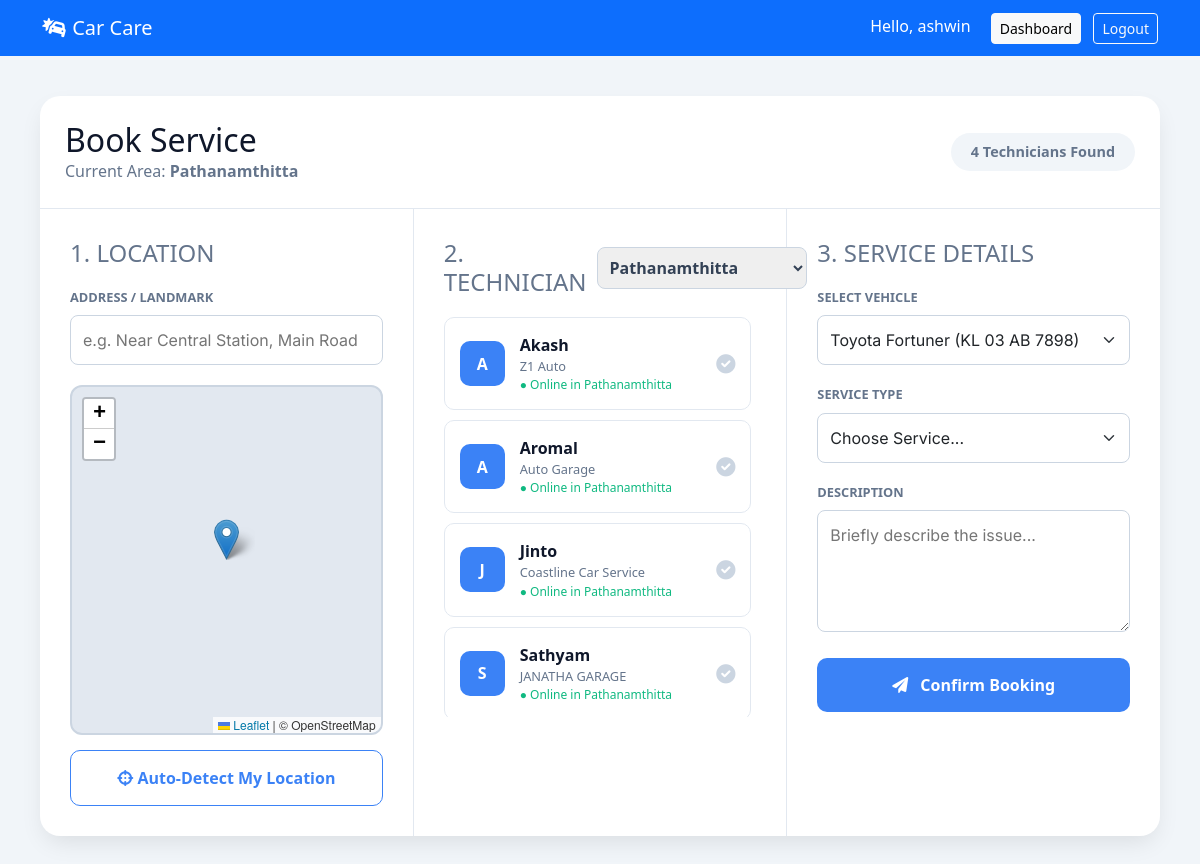
/book-service/ (signed in), run on the app's committed database.
### core/models.py (models this page shows, shortened)
class User(AbstractUser):
    IS_CUSTOMER = 'customer'
    IS_TECHNICIAN = 'technician'
    IS_ADMIN = 'admin'
    ROLE_CHOICES = [
        (IS_CUSTOMER, 'Car Owner'),
        (IS_TECHNICIAN, 'Technician'),
        (IS_ADMIN, 'Admin'),
    ]
    DISTRICT_CHOICES = [
        ('Alappuzha', 'Alappuzha'),
        ('Ernakulam', 'Ernakulam'),
        ('Idukki', 'Idukki'),
        ('Kannur', 'Kannur'),
        ('Kasaragod', 'Kasaragod'),
        ('Kollam', 'Kollam'),
        ('Kottayam', 'Kottayam'),
        ('Kozhikode', 'Kozhikode'),
        ('Malappuram', 'Malappuram'),
        ('Palakkad', 'Palakkad'),
        ('Pathanamthitta', 'Pathanamthitta'),
        ('Thiruvananthapuram', 'Thiruvananthapuram'),
        ('Thrissur', 'Thrissur'),
        ('Wayanad', 'Wayanad'),
    ]
    role = models.CharField(max_length=20, choices=ROLE_CHOICES, default=IS_CUSTOMER)
    phone = models.CharField(max_length=15, null=True)
    district = models.CharField(max_length=50, choices=DISTRICT_CHOICES, default='Thiruvananthapuram')
    address = models.TextField(blank=True)
    is_available = models.BooleanField(default=True)
    garage_name = models.CharField(max_length=100, blank=True, null=True)
    license_number = models.CharField(max_length=50, blank=True, null=True)
    is_approved = models.BooleanField(default=False) # For technicians

### core/views.py (the view)
# urls.py: path('book-service/', views.book_service, name='book_service'),
@login_required
def book_service(request):
    user_home_district = request.user.district if request.user.district else "Ernakulam"
    selected_district = request.GET.get('district', user_home_district).strip().title()
    available_technicians = User.objects.filter(
        role='technician',
        is_approved=True,
        is_available=True,
        district__iexact=selected_district
    )
    if request.method == 'POST':
        form = ServiceRequestForm(request.user, request.POST)
        if form.is_valid():
            serv = form.save(commit=False)
            serv.customer = request.user
            serv.status = 'pending'
            tech_id = request.POST.get('technician_id')
            if tech_id and tech_id.strip():
                try:
                    assigned_tech = User.objects.get(id=int(tech_id))
                    serv.technician = assigned_tech
                    django_messages.success(request, f"Request sent to {assigned_tech.username}!")
                except (ValueError, User.DoesNotExist):
                    django_messages.info(request, "Technician unavailable, broadcasting to nearby.")
            else:
                django_messages.info(request, "Broadcasting request to nearby technicians.")
            final_loc = request.POST.get('location')
            if final_loc:
                serv.location = final_loc
            serv.save()
            print("\n--- DEBUG EMAIL START ---")
            print(f"Customer's saved email address is: '{request.user.email}'")
            if request.user.email:
                try:
                    print("Attempting to send email now...")
                    subject = f"CarCare Booking Pending - #{serv.id}"
                    body = f"Hello {request.user.username},\n\nYour request for '{serv.get_service_type_display()}' has been logged and is currently Pending.\nWe are looking for a technician in your area.\n\nThank you for using CarCare!"
                    send_mail(subject, body, settings.DEFAULT_FROM_EMAIL, [request.user.email], fail_silently=False)
                    print("Email successfully processed by Django!")
                except Exception as e:
                    print(f"EMAIL CRASHED! The error is: {e}")
            else:
                print("EMAIL SKIPPED: The user logged in right now does NOT have an email address in the database!")
            print("--- DEBUG EMAIL END ---\n")
            return redirect('dashboard')
    else:
        form = ServiceRequestForm(request.user)
    kerala_districts = [
        'Alappuzha', 'Ernakulam', 'Idukki', 'Kannur', 'Kasaragod',
        'Kollam', 'Kottayam', 'Kozhikode', 'Malappuram', 'Palakkad',
        'Pathanamthitta', 'Thiruvananthapuram', 'Thrissur', 'Wayanad'
    ]
    return render(request, 'book_service.html', {
        'form': form,
        'technicians': available_technicians,
        'selected_district': selected_district,
        'kerala_districts': kerala_districts
    })

### core/forms.py
class ServiceRequestForm(forms.ModelForm):
    class Meta:
        model = ServiceRequest
        fields = ['vehicle', 'service_type', 'description', 'location']
        widgets = {
            'description': forms.Textarea(attrs={'rows': 3}),
            'location': forms.TextInput(attrs={'placeholder': 'Enter address or Click SOS for GPS'}),
        }
    def __init__(self, user, *args, **kwargs):
        super(ServiceRequestForm, self).__init__(*args, **kwargs)
        self.fields['vehicle'].queryset = Vehicle.objects.filter(owner=user)

### core/templates/book_service.html (shortened to what this page needs)
{% extends 'base.html' %}
{% block content %}
<link rel="stylesheet" href="https://unpkg.com/leaflet@1.9.3/dist/leaflet.css" />
<div class="booking-wrapper">
    <form method="post" id="mainBookingForm" class="unified-card">
        <div style="padding: 25px; border-bottom: 1px solid #e2e8f0; display: flex; justify-content: space-between; align-items: center;">
            <div>
                <h2 style="margin:0; color:#0f172a;">Book Service</h2>
                <p style="margin:0; color:#64748b;">Current Area: <b>{{ selected_district }}</b></p>
            </div>
            <div style="background:#f1f5f9; padding:8px 20px; border-radius:30px; font-weight:bold; color:#64748b; font-size:0.9rem;">
                {{ technicians.count }} Technicians Found
            </div>
        </div>
        <div class="dashboard-body">
            <div class="panel">
                <h4 style="color:#64748b; margin-top:0; margin-bottom:20px;">1. LOCATION</h4>
                <label class="form-label">ADDRESS / LANDMARK</label>
                <input type="text" id="manual_address" class="form-input" placeholder="e.g. Near Central Station, Main Road" required>
                <div id="map"></div>
                <button type="button" class="btn-action btn-gps" onclick="locateUser()">
                    <i class="fas fa-crosshairs"></i> Auto-Detect My Location
                </button>
            </div>
            <div class="panel">
                <div style="display: flex; justify-content: space-between; align-items: center; margin-bottom: 20px;">
                    <h4 style="color:#64748b; margin:0;">2. TECHNICIAN</h4>
                    <select class="district-selector" onchange="window.location.href='?district='+this.value">
                        {% for dist in kerala_districts %}
                            <option value="{{ dist }}" {% if dist == selected_district %}selected{% endif %}>{{ dist }}</option>
                        {% endfor %}
                    </select>
                </div>
                <div class="tech-list-scroll">
                    {% if technicians %}
                        {% for tech in technicians %}
                        <div class="tech-option" id="tech-card-{{ tech.id }}" onclick="selectTechnician('{{ tech.id }}')">
                            <div class="tech-avatar">{{ tech.username|slice:":1"|upper }}</div>
                            <div style="flex:1;">
                                <div style="font-weight:bold; color:#0f172a;">{{ tech.username|title }}</div>
                                <div style="font-size:0.8rem; color:#64748b;">{{ tech.garage_name|default:"Mechanic" }}</div>
                                <div style="font-size:0.75rem; color:#10b981;">● Online in {{ tech.district }}</div>
                            </div>
                            <i class="fas fa-check-circle" id="check-{{ tech.id }}" style="color:#cbd5e1; font-size:1.2rem;"></i>
                        </div>
                        {% endfor %}
                    {% endif %}
                </div>
            </div>
            <div class="panel">
                <h4 style="color:#64748b; margin-top:0; margin-bottom:20px;">3. SERVICE DETAILS</h4>
                <label class="form-label">SELECT VEHICLE</label>
                <select name="vehicle" class="form-select" required>
                    {% for v in form.fields.vehicle.queryset %}
                        <option value="{{ v.id }}">{{ v.make }} {{ v.model }} ({{ v.reg_number }})</option>
                    {% empty %}
                        <option disabled selected>No vehicles added</option>
                    {% endfor %}
                </select>
                <label class="form-label">SERVICE TYPE</label>
                <select name="service_type" class="form-select" required>
                    <option value="" disabled selected>Choose Service...</option>
                </select>
                <label class="form-label">DESCRIPTION</label>
                <textarea name="description" class="form-textarea" rows="4" placeholder="Briefly describe the issue..." required></textarea>
                <button type="submit" class="btn-action" style="margin-top:auto;">
                    <i class="fas fa-paper-plane me-2"></i> Confirm Booking
                </button>
            </div>
        </div>
    </form>
</div>
{% endblock %}

### core/templates/base.html (shortened to what this page needs)
<!DOCTYPE html>
<html lang="en">
<head>
    <link href="https://cdn.jsdelivr.net/npm/bootstrap@5.3.0/dist/css/bootstrap.min.css" rel="stylesheet">
    <link rel="stylesheet" href="https://cdnjs.cloudflare.com/ajax/libs/font-awesome/6.0.0/css/all.min.css">
</head>
<body>
<nav class="navbar navbar-expand-lg">
  <div class="container">
    <a class="navbar-brand" href="{% url 'home' %}"><i class="fas fa-car-crash"></i> Car Care</a>
    <div class="ms-auto">
        {% if user.is_authenticated %}
            <span class="text-white me-3">Hello, {{ user.username }}</span>
            <a href="{% url 'dashboard' %}" class="btn btn-sm btn-light">Dashboard</a>
            <form action="{% url 'logout' %}" method="post" class="d-inline">
                <button type="submit" class="btn btn-sm btn-outline-light ms-2">Logout</button>
            </form>
        {% endif %}
    </div>
  </div>
</nav>
<div class="container-fluid p-0">
    {% block content %}
    {% endblock %}
</div>
</body>
</html>

### core/templates/base.html (style rules this page uses)
body { background-color: #f8f9fa; font-family: 'Segoe UI', Tahoma, Geneva, Verdana, sans-serif; }
.navbar { background-color: #0d6efd; }
.navbar-brand, .nav-link { color: white !important; }

### core/templates/book_service.html (style rules this page uses)
.booking-wrapper { padding: 40px; min-height: 100vh; background: #f1f5f9; }
.unified-card { background: white; border-radius: 20px; box-shadow: 0 10px 25px -5px rgba(0,0,0,0.1); overflow: hidden; max-width: 1400px; margin: 0 auto; display: flex; flex-direction: column; }
#map { height: 350px !important; width: 100%; border-radius: 12px; border: 2px solid #cbd5e1; z-index: 1; background: #e2e8f0; margin-bottom: 15px; }
.dashboard-body { display: flex; flex-wrap: wrap; }
.panel { padding: 30px; border-right: 1px solid #e2e8f0; flex: 1; min-width: 300px; }
.panel:last-child { border-right: none; }
.tech-list-scroll { height: 400px; overflow-y: auto; padding-right: 5px; }
.tech-option { display: flex; align-items: center; padding: 15px; margin-bottom: 10px; border: 1px solid #e2e8f0; border-radius: 10px; cursor: pointer; transition: 0.2s; }
.tech-avatar { width: 45px; height: 45px; background: #3b82f6; color: white; border-radius: 10px; display: flex; align-items: center; justify-content: center; font-weight: bold; margin-right: 15px; }
.district-selector { padding: 8px; border-radius: 8px; border: 1px solid #cbd5e1; font-weight: 600; color: #334155; margin-left: 10px; cursor: pointer; }
.form-label { font-size: 0.8rem; font-weight: bold; color: #64748b; display: block; margin-bottom: 8px; }
.form-select, .form-input, .form-textarea { width: 100%; padding: 12px; margin-bottom: 20px; border-radius: 8px; border: 1px solid #cbd5e1; outline: none; font-family: 'Inter', sans-serif; }
.btn-action { width: 100%; padding: 15px; background: #3b82f6; color: white; border: none; border-radius: 10px; font-weight: bold; font-size: 1rem; cursor: pointer; transition: 0.3s; }
.btn-gps { background: white; border: 1px solid #3b82f6; color: #3b82f6; }

### data on the page
User: username "ashwin"
User: username "A", username "Akash", garage_name "Z1 Auto", district "Pathanamthitta"
User: username "A", username "Aromal", garage_name "Auto Garage", district "Pathanamthitta"
User: username "J", username "Jinto", garage_name "Coastline Car Service", district "Pathanamthitta"
User: username "S", username "Sathyam", garage_name "JANATHA GARAGE", district "Pathanamthitta"

### other printed values
{{ selected_district }} "Pathanamthitta"
{{ technicians.count }} "4"
form field value "Pathanamthitta"
form field vehicle "Toyota Fortuner (KL 03 AB 7898)"
